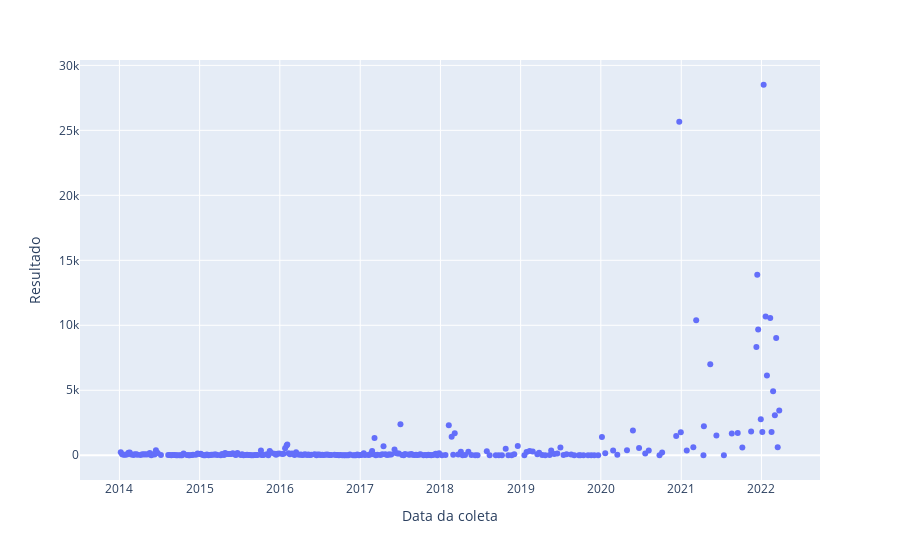

Notebook source saved alongside this figure:
### Code cell
px.scatter(captacao, x="Data da coleta", y="Resultado")

### Figure 1 — Plotly figure (JSON) as saved in the notebook; plotly's stock layout.template omitted (floating-point values rounded to 4 significant figures; data arrays with more than 128 entries replaced by an {"elided": "..."} marker saying what was removed)
{"data": [{"hovertemplate": "Data da coleta=%{x}<br>Resultado=%{y}<extra></extra>", "legendgroup": "", "marker": {"color": "#636efa", "symbol": "circle"}, "mode": "markers", "name": "", "orientation": "v", "showlegend": false, "type": "scatter", "x": {"elided": "277 str values"}, "xaxis": "x", "y": {"elided": "277 int values"}, "yaxis": "y"}], "layout": {"legend": {"tracegroupgap": 0}, "margin": {"t": 60}, "xaxis": {"anchor": "y", "domain": [0, 1], "title": {"text": "Data da coleta"}}, "yaxis": {"anchor": "x", "domain": [0, 1], "title": {"text": "Resultado"}}}}
